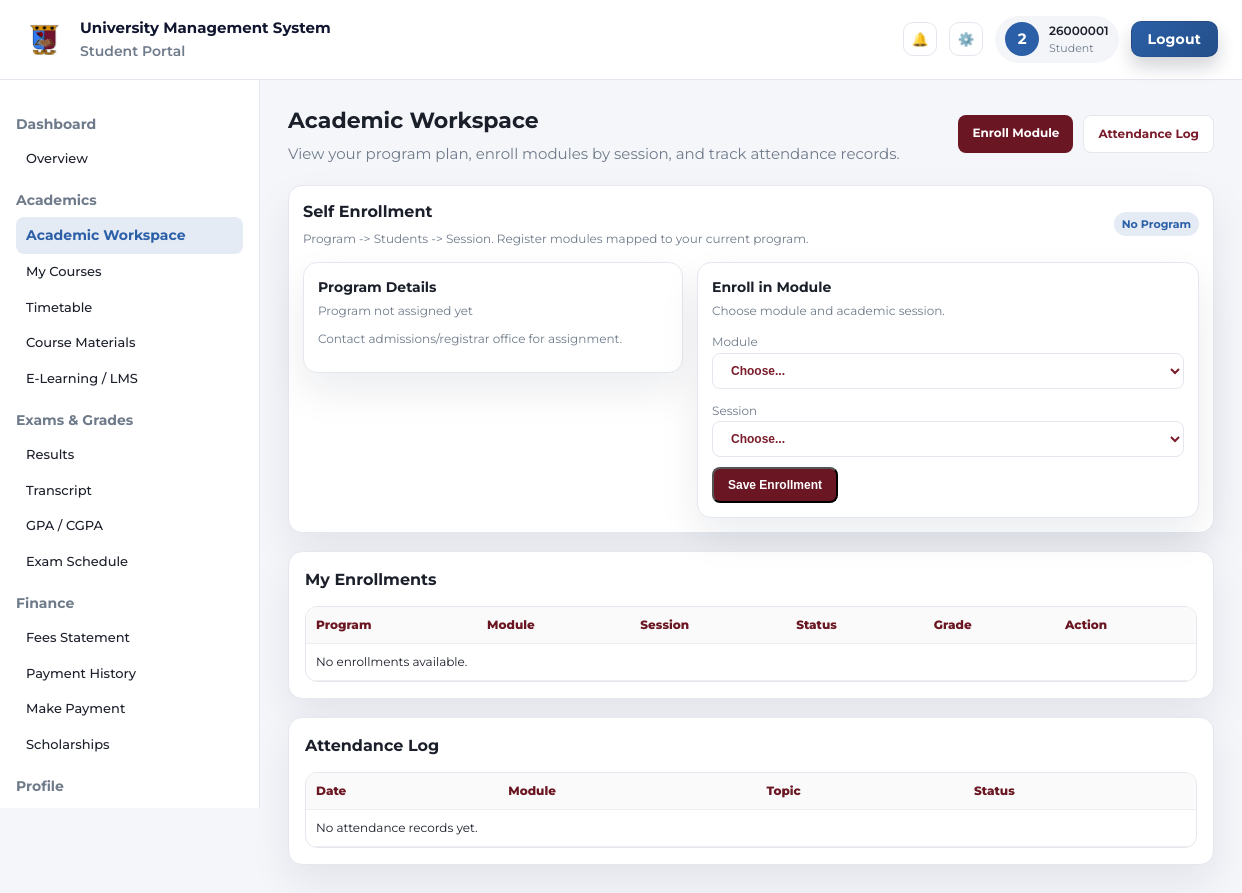
Page /dashboard/student/academic-workspace/ (signed in) on the earlier database version.
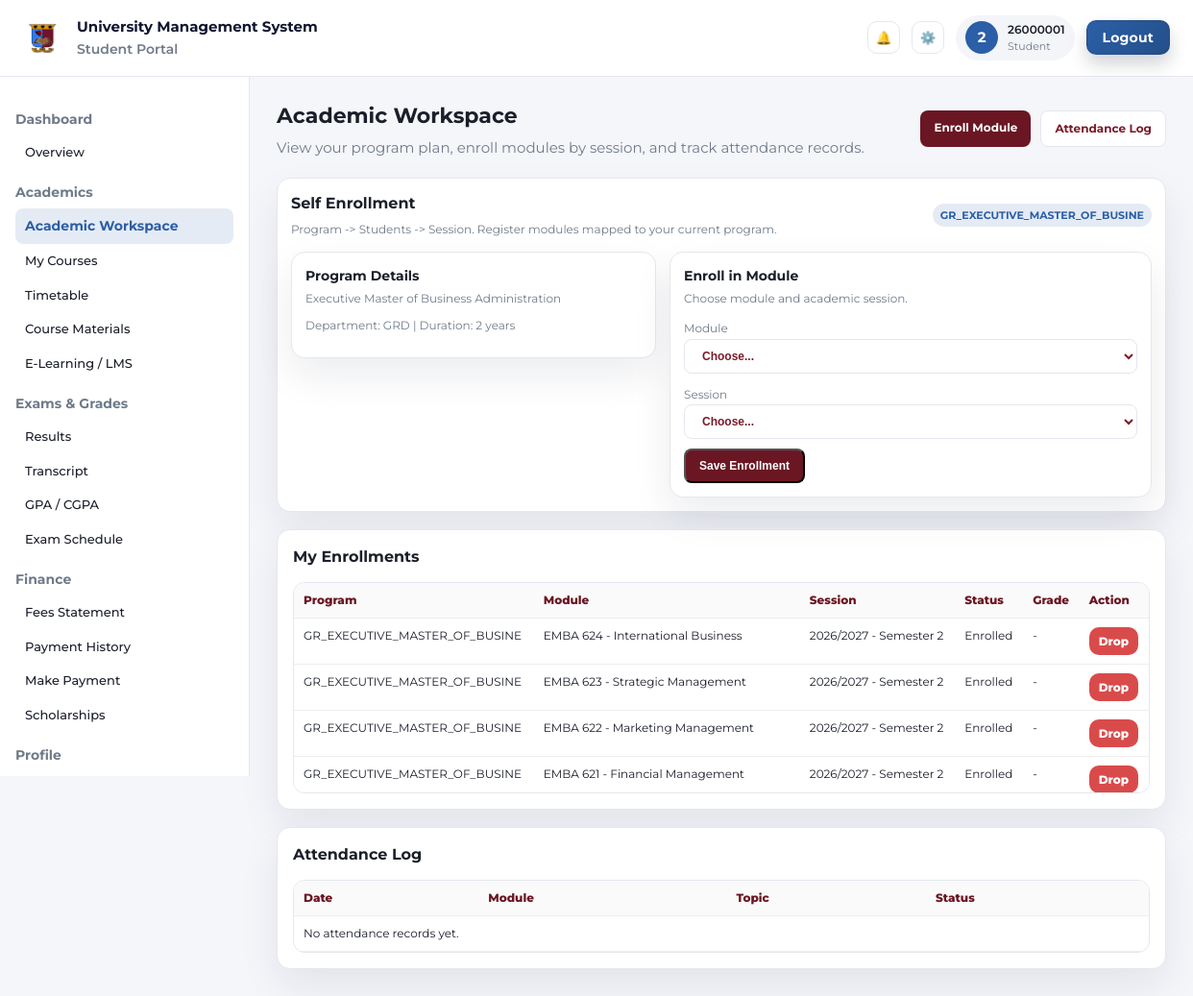
Same page on the later database version.
### dashboard/models.py (models this page shows, shortened)
class Program(models.Model):
    department = models.ForeignKey(
        Department,
        on_delete=models.CASCADE,
        related_name="programs",
    )
    code = models.CharField(max_length=30)
    name = models.CharField(max_length=180)
    duration_years = models.PositiveSmallIntegerField(default=4)
    is_active = models.BooleanField(default=True)
    created_at = models.DateTimeField(auto_now_add=True)
    class Meta:
        ordering = ["department__code", "code", "name"]
        constraints = [
            models.UniqueConstraint(
                fields=["department", "code"],
                name="uniq_program_per_department_code",
            )
        ]

class Department(models.Model):
    faculty = models.ForeignKey(
        Faculty,
        on_delete=models.CASCADE,
        related_name="departments",
    )
    code = models.CharField(max_length=20)
    name = models.CharField(max_length=150)
    is_active = models.BooleanField(default=True)
    created_at = models.DateTimeField(auto_now_add=True)
    class Meta:
        ordering = ["faculty__code", "code", "name"]
        constraints = [
            models.UniqueConstraint(
                fields=["faculty", "code"],
                name="uniq_department_per_faculty_code",
            )
        ]

class Enrollment(models.Model):
    STATUS_CHOICES = [
        ("enrolled", "Enrolled"),
        ("dropped", "Dropped"),
        ("completed", "Completed"),
    ]
    student = models.ForeignKey(
        settings.AUTH_USER_MODEL,
        on_delete=models.CASCADE,
        related_name="enrollments",
    )
    program = models.ForeignKey(
        Program,
        on_delete=models.SET_NULL,
        related_name="enrollments",
        null=True,
        blank=True,
    )
    module = models.ForeignKey(
        AcademicModule,
        on_delete=models.CASCADE,
        related_name="enrollments",
    )
    session = models.ForeignKey(
        AcademicSession,
        on_delete=models.CASCADE,
        related_name="enrollments",
    )
    status = models.CharField(max_length=20, choices=STATUS_CHOICES, default="enrolled")
    grade = models.CharField(max_length=5, blank=True, default="")
    enrolled_at = models.DateTimeField(auto_now_add=True)
    class Meta:
        ordering = ["-enrolled_at"]
        constraints = [
            models.UniqueConstraint(
                fields=["student", "module", "session"],
                name="uniq_enrollment_student_module_session",
            )
        ]
        indexes = [
            models.Index(fields=["student", "session"]),
            models.Index(fields=["module", "session"]),
        ]

class AcademicModule(models.Model):
    code = models.CharField(max_length=20, unique=True)
    title = models.CharField(max_length=220)
    credit_hours = models.PositiveSmallIntegerField(default=3)
    is_active = models.BooleanField(default=True)
    created_at = models.DateTimeField(auto_now_add=True)
    class Meta:
        ordering = ["code"]

class AcademicSession(models.Model):
    year_start = models.PositiveIntegerField()
    year_end = models.PositiveIntegerField()
    semester = models.PositiveSmallIntegerField(default=1)
    name = models.CharField(max_length=50, unique=True)
    starts_on = models.DateField(null=True, blank=True)
    ends_on = models.DateField(null=True, blank=True)
    is_active = models.BooleanField(default=True)
    created_at = models.DateTimeField(auto_now_add=True)
    class Meta:
        ordering = ["-year_start", "-semester", "name"]
        constraints = [
            models.UniqueConstraint(
                fields=["year_start", "year_end", "semester"],
                name="uniq_academic_session_window",
            )
        ]

### dashboard/views/student.py (the view, shortened to what this page needs)
# urls.py: path('student/academic-workspace/', student_academic_workspace, name='student_academic_workspace'),
@login_required
def student_academic_workspace(request):
    if request.user.userprofile.role != "student":
        return redirect("home")
    if request.user.userprofile.student_status == "applicant":
        return redirect("applicant_dashboard")
    profile = request.user.userprofile
    program_modules = ProgramModule.objects.none()
    if profile.program_id:
        program_modules = (
            ProgramModule.objects.select_related("module", "program")
            .filter(program_id=profile.program_id)
            .order_by("semester", "module__code")
        )
    sessions = AcademicSession.objects.filter(is_active=True).order_by("-year_start", "-semester")
    enrollments = (
        Enrollment.objects.select_related("module", "session", "program")
        .filter(student=request.user)
        .order_by("-enrolled_at")
    )
    attendance_records = (
        AttendanceRecord.objects.select_related(
            "attendance_session",
            "attendance_session__teaching_assignment__module",
        )
        .filter(student=request.user)
        .order_by("-marked_at")[:150]
    )
    return render(
        request,
        "dashboard/student/academic_workspace.html",
        {
            "current_page": "academic_workspace",
            "program": profile.program,
            "program_modules": program_modules,
            "sessions": sessions,
            "enrollments": enrollments,
            "attendance_records": attendance_records,
            "flash": request.session.pop("student_academic_flash", None),
            "flash_error": request.session.pop("student_academic_error", None),
        },
    )

### dashboard/context_processors.py (called while the page is built, shortened)
def _portal_code_from_path(path: str) -> str:
    path = (path or "").lower()
    if path.startswith("/dashboard/student/") or path.startswith("/dashboard/applicant/"):
        return "student"

### dashboard/templates/dashboard/student/academic_workspace.html (shortened to what this page needs)
{% extends "dashboard/student/base.html" %}
{% block main %}
  <section class="page-header">
    <div>
      <h1>Academic Workspace</h1>
      <p>View your program plan, enroll modules by session, and track attendance records.</p>
    </div>
    <div class="quick-actions">
      <a class="primary-btn" href="#self-enroll">Enroll Module</a>
      <a class="ghost-btn" href="#attendance-log">Attendance Log</a>
    </div>
  </section>
  <section class="panel panel-tight" id="self-enroll">
    <div class="panel-header">
      <div>
        <h2>Self Enrollment</h2>
        <p class="panel-sub">Program -> Students -> Session. Register modules mapped to your current program.</p>
      </div>
      <span class="panel-pill">{% if program %}{{ program.code }}{% else %}No Program{% endif %}</span>
    </div>
    <form method="post" class="reg-layout">
      <section class="reg-box">
        <h3 class="reg-box-title">Program Details</h3>
        <p class="reg-box-sub">{% if program %}{{ program.name }}{% else %}Program not assigned yet{% endif %}</p>
        <p class="reg-box-sub">
          {% if program %}
            Department: {{ program.department.code }} | Duration: {{ program.duration_years }} years
          {% else %}
            Contact admissions/registrar office for assignment.
          {% endif %}
        </p>
      </section>
      <section class="reg-box">
        <h3 class="reg-box-title">Enroll in Module</h3>
        <p class="reg-box-sub">Choose module and academic session.</p>
        <label class="reg-box-sub" for="module_id">Module</label>
        <select class="ghost-btn" id="module_id" name="module_id" style="width:100%; margin-bottom:10px;" required>
          <option value="">Choose...</option>
        </select>
        <label class="reg-box-sub" for="session_id">Session</label>
        <select class="ghost-btn" id="session_id" name="session_id" style="width:100%; margin-bottom:10px;" required>
          <option value="">Choose...</option>
        </select>
        <button class="primary-btn" type="submit">Save Enrollment</button>
      </section>
    </form>
  </section>
  <section class="panel" style="margin-top:18px;">
    <div class="panel-header">
      <h2>My Enrollments</h2>
    </div>
    <div class="table-wrap table-wrap-compact">
      <table class="dashboard-table">
        <thead>
          <tr>
            <th>Program</th>
            <th>Module</th>
            <th>Session</th>
            <th>Status</th>
            <th>Grade</th>
            <th>Action</th>
          </tr>
        </thead>
        <tbody>
          {% for row in enrollments %}
            <tr>
              <td>{{ row.program.code|default:"-" }}</td>
              <td>{{ row.module.code }} - {{ row.module.title }}</td>
              <td>{{ row.session.name }}</td>
              <td>{{ row.status|title }}</td>
              <td>{{ row.grade|default:"-" }}</td>
              <td>
                {% if row.status == "enrolled" %}
                  <form method="post">
                    <button class="action-btn action-deny" type="submit">Drop</button>
                  </form>
                {% else %}
                  -
                {% endif %}
              </td>
            </tr>
          {% empty %}
            <tr><td colspan="6">No enrollments available.</td></tr>
          {% endfor %}
        </tbody>
      </table>
    </div>
  </section>
  <section class="panel" id="attendance-log" style="margin-top:18px;">
    <div class="panel-header">
      <h2>Attendance Log</h2>
    </div>
    <div class="table-wrap table-wrap-compact">
      <table class="dashboard-table">
        <thead>
          <tr>
            <th>Date</th>
            <th>Module</th>
            <th>Topic</th>
            <th>Status</th>
          </tr>
        </thead>
        <tbody>
          {% for row in attendance_records %}
            <tr>
              <td>{{ row.attendance_session.held_on }}</td>
              <td>{{ row.attendance_session.teaching_assignment.module.code }}</td>
              <td>{{ row.attendance_session.topic }}</td>
              <td>{{ row.status|title }}</td>
            </tr>
          {% empty %}
            <tr><td colspan="4">No attendance records yet.</td></tr>
          {% endfor %}
        </tbody>
      </table>
    </div>
  </section>
{% endblock %}

### dashboard/templates/dashboard/student/base.html (shortened to what this page needs)
{% load static %}
<!DOCTYPE html>
<html lang="en">
  <head>
    <link rel="stylesheet" href="{% static 'dashboard/student.css' %}">
  </head>
  <body>
    <div class="student-shell">
      <header class="topbar">
        <div class="brand">
          <img class="brand-logo" src="{% static 'website/UoKlogo.png' %}" alt="University logo">
          <div>
            <p class="brand-title">University Management System</p>
            <p class="brand-sub">Student Portal</p>
          </div>
        </div>
        <div class="topbar-actions">
          <button class="icon-btn" type="button" title="Notifications" aria-label="Notifications">
            <span>🔔</span>
          </button>
          <button class="icon-btn" type="button" title="Settings" aria-label="Settings">
            <span>⚙️</span>
          </button>
          <div class="user-pill">
            <div class="user-avatar">{{ user.first_name|default:user.username|slice:":1" }}</div>
            <div>
              <p class="user-name">{{ user.first_name|default:user.username }}</p>
              <p class="user-role">Student</p>
            </div>
          </div>
          <form class="logout-form" method="post" action="{% url 'logout' %}">
            <button class="logout-btn" type="submit">Logout</button>
          </form>
        </div>
      </header>
      <aside class="sidebar">
        <nav class="nav">
          <div class="nav-group">
            <p class="nav-label">Dashboard</p>
            <a class="nav-link {% if current_page == 'overview' or not current_page %}active{% endif %}" href="{% url 'student_dashboard' %}">Overview</a>
          </div>
          <div class="nav-group">
            <p class="nav-label">Academics</p>
            <a class="nav-link {% if current_page == 'academic_workspace' %}active{% endif %}" href="{% url 'student_academic_workspace' %}">Academic Workspace</a>
            <a class="nav-link" href="#">My Courses</a>
            <a class="nav-link" href="#">Timetable</a>
            <a class="nav-link" href="#">Course Materials</a>
            <a class="nav-link" href="/e-learning/">E-Learning / LMS</a>
          </div>
          <div class="nav-group">
            <p class="nav-label">Exams & Grades</p>
            <a class="nav-link" href="#">Results</a>
            <a class="nav-link" href="#">Transcript</a>
            <a class="nav-link" href="#">GPA / CGPA</a>
            <a class="nav-link" href="#">Exam Schedule</a>
          </div>
          <div class="nav-group">
            <p class="nav-label">Finance</p>
            <a class="nav-link" href="#">Fees Statement</a>
            <a class="nav-link" href="#">Payment History</a>
            <a class="nav-link" href="#">Make Payment</a>
            <a class="nav-link" href="#">Scholarships</a>
          </div>
          <div class="nav-group">
            <p class="nav-label">Profile</p>
            <a class="nav-link" href="#">Personal Info</a>
          </div>
        </nav>
      </aside>
      <main class="main">
        {% block main %}{% endblock %}
      </main>
    </div>
  </body>
</html>

Differences in the rows shown:
added Program: code "GR_EXECUTIVE_MASTER_OF_BUSINE", name "Executive Master of Business Administration", department.code "GRD", duration_years "2"
added Enrollment: program.code "GR_EXECUTIVE_MASTER_OF_BUSINE", module.code "EMBA 624", module "International Business", session.name "2026/2027 - Semester 2", status "Enrolled", grade "-"
added Enrollment: program.code "GR_EXECUTIVE_MASTER_OF_BUSINE", module.code "EMBA 623", module "Strategic Management", session.name "2026/2027 - Semester 2", status "Enrolled", grade "-"
added Enrollment: program.code "GR_EXECUTIVE_MASTER_OF_BUSINE", module.code "EMBA 622", module "Marketing Management", session.name "2026/2027 - Semester 2", status "Enrolled", grade "-"
added Enrollment: program.code "GR_EXECUTIVE_MASTER_OF_BUSINE", module.code "EMBA 621", module "Financial Management", session.name "2026/2027 - Semester 2", status "Enrolled", grade "-"
Other differences:
text no longer shown: "No Program Program not assigned yet Contact admissions/registrar office for assignment. No enrollments available."
text now shown: "Department: | Duration: years"
